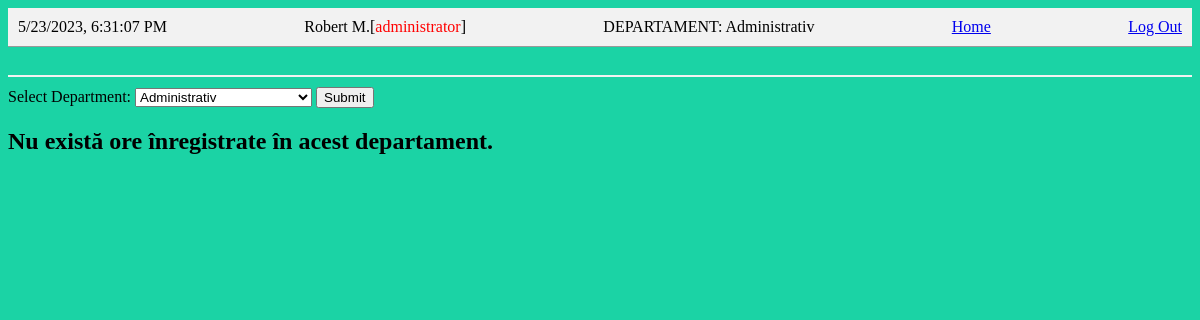
The page /Admin/logOreDepartament.php (signed in) on the database its author committed.
### tables this page shows
CREATE TABLE `users` (
  `id` int(11) NOT NULL,
  `name` varchar(255) NOT NULL,
  `email` varchar(255) NOT NULL,
  `password` varchar(255) NOT NULL,
  `role` varchar(255) DEFAULT 'user',
  `department_id` int(11) NOT NULL,
  `phone_number` varchar(15) DEFAULT NULL,
  `is_active` tinyint(1) NOT NULL DEFAULT '0'
);

### Admin/functions.php (called while the page is built, shortened)
<?php
function getUserRole($conn, $email) {
  $stmt = $conn->prepare("SELECT role FROM users WHERE email = ?");
  $stmt->bind_param("s", $email);
  $stmt->execute();
  $result = $stmt->get_result();
  if ($result->num_rows == 1) {
    $user = $result->fetch_assoc();
    return $user['role'];
  } else {
    throw new Exception('Eroare la interogarea rolului utilizatorului');
  }
}
function getUserDepartment($conn, $email) {
  $stmt = $conn->prepare("SELECT department_id, name FROM users WHERE email = ?");
  $stmt->bind_param("s", $email);
  $stmt->execute();
  $result = $stmt->get_result();
  if ($result->num_rows == 1) {
    return $result->fetch_assoc();
  } else {
    throw new Exception('Eroare la interogarea informațiilor utilizatorului');
  }
}
function getDepartmentNames($conn) {
  $result = $conn->query("SELECT id, name FROM departments");
  $department_name = array();
  while ($row = $result->fetch_assoc()) {
    $department_name[$row['id']] = $row['name'];
  }
  return $department_name;
}
?>

### Admin/logOreDepartament.php (the view, shortened to what this page needs)
<?php
include_once '../inc/db.inc.php';
include_once 'functions.php';
$email = $_SESSION['email'];
$role = getUserRole($conn, $email);
$userInfo = getUserDepartment($conn, $email);
$department_id = $userInfo['department_id'];
$nume = $userInfo['name'];
$department_name = getDepartmentNames($conn);
$department = isset($department_name[$department_id]) ? $department_name[$department_id] : '';
$hoursWorked = array();
?>
<!DOCTYPE html>
<html>
<head>
  <link rel="stylesheet" type="text/css" href="../style/styleHomeAdmin.css">
</head>
<body>
  <div class="header">
    <div id="clock"></div>
    <div>
      <?php
      if ($role === 'user') {
        echo $nume . '[<span style="color: green;">' . $role . '</span>]';
      } else {
        echo $nume . '[<span style="color: red;">' . $role . '</span>]';
      }
      ?>
    </div>
    <div><?php echo "DEPARTAMENT: " . $department ;?></div>
    <div><a href="../HomeAdmin.php" target="_self">Home</a></div>
    <div><a href="../inc/logout.php" target="_self">Log Out</a></div>
  </div>
  <br>
  <div class="line"></div>
  <form method="GET" action="">
    <label for="department_id">Select Department:</label>
    <select name="department_id" id="department_id">
      <?php
        foreach ($department_name as $id => $name) {
          echo '<option value="' . $id . '">' . $name . '</option>';
        }
      ?>
    </select>
    <input type="submit" value="Submit">
  </form>
  <?php
  if (isset($hoursWorked)) {
    if (empty($hoursWorked)) {
      echo '<h2>Nu există ore înregistrate în acest departament.</h2>' ;
    }
  }
  ?>
</body>
</html>

### style/styleHomeAdmin.css (style rules this page uses)
body { background-color: #1bd3a5; }
.header { display: flex; justify-content: space-between; align-items: center; padding: 10px; background-color: #f2f2f2; border-bottom: 1px solid #999; }
.line { height: 2px; background-color: #f2f2f2; margin-top: 10px; margin-bottom: 10px; }

### rows shown on the page
users: name "Robert M.", role "administrator", department "Administrativ"

### other values the page prints
form field department_id "Administrativ"
